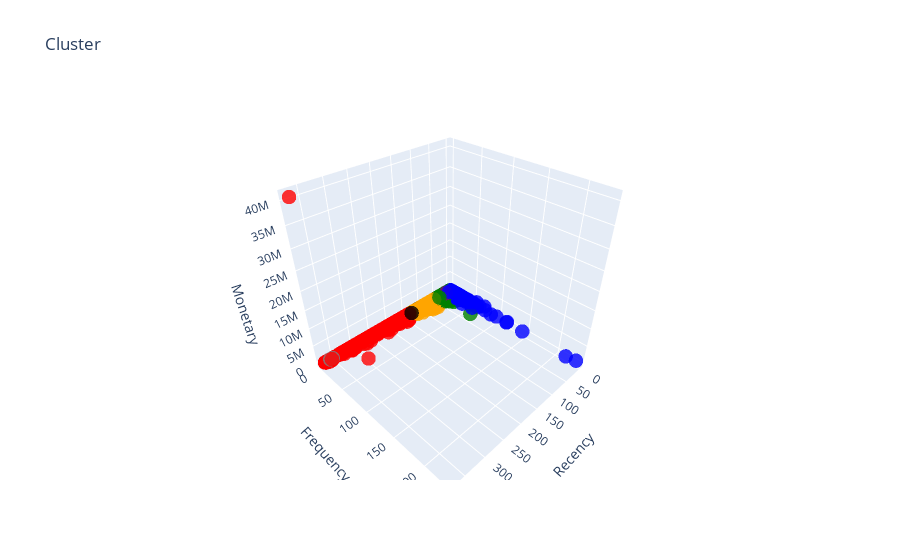

Source (notebook cell):
### Code cell
import plotly as py
import plotly.graph_objs as go

# Buat pemetaan warna untuk setiap segmen customer
color_map = {
    'Champions': 'blue',
    'Loyal Customers': 'green',
    'Potential Loyalist': 'orange',
    'Promising': 'purple',
    'At Risk': 'red',
    'Lost': 'gray',
    'Uncategorized': 'black'
}

# Ubah warna marker menggunakan pemetaan
colors = [color_map[segment] for segment in rfm['Customer_Segment']]

trace1_non_ml = go.Scatter3d(
    x=rfm['Recency'],
    y=rfm['Frequency'],
    z=rfm['Monetary'],
    mode='markers',
    marker=dict(color=colors, size=5, opacity=0.8)  # Gunakan colors
)

dataa1_non_ml = [trace1_non_ml]

layout1_non_ml = go.Layout(
    title='Cluster',
    scene=dict(
        xaxis=dict(title='Recency'),
        yaxis=dict(title='Frequency'),
        zaxis=dict(title='Monetary')
    )
)

fig1_non_ml = go.Figure(data=dataa1_non_ml, layout=layout1_non_ml)
py.offline.iplot(fig1_non_ml)

### Figure 1 — Plotly figure (JSON) as saved in the notebook; plotly's stock layout.template omitted (floating-point values rounded to 4 significant figures; data arrays with more than 128 entries replaced by an {"elided": "..."} marker saying what was removed)
{"data": [{"marker": {"color": {"elided": "4348 str values"}, "opacity": 0.8, "size": 5}, "mode": "markers", "type": "scatter3d", "x": {"elided": "4348 int values"}, "y": {"elided": "4348 int values"}, "z": {"elided": "4348 float values"}}], "layout": {"scene": {"xaxis": {"title": {"text": "Recency"}}, "yaxis": {"title": {"text": "Frequency"}}, "zaxis": {"title": {"text": "Monetary"}}}, "title": {"text": "Cluster"}}}
